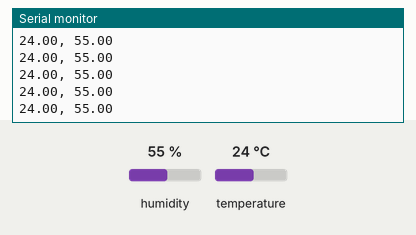
A sketch run on a simulated Arduino Uno, built with avr-gcc and run on an emulated ATmega328P. Parts: the last lines printed to the serial monitor. Inputs (shaded band) come from the test bench; at power-on: humidity 55 %, temperature 24 °C.

Above: at 1.2 s.
1.3 s: humidity set to 22 %
At 1.66 s:
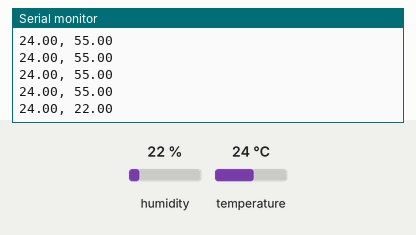
2.8 s: temperature set to 12 °C
At 2.87 s:
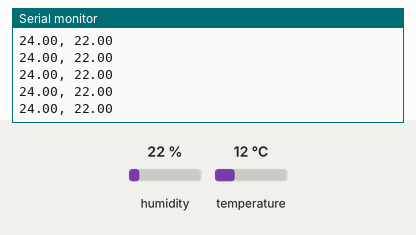
4.3 s: humidity set to 40 %
At 4.32 s:
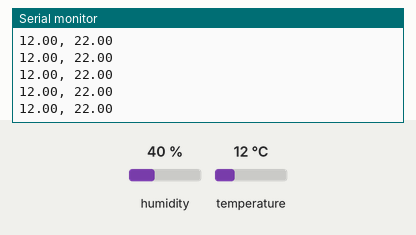
Timing chart, 0 to 7.3 s (numbered marks = the images above; inputs shaded):
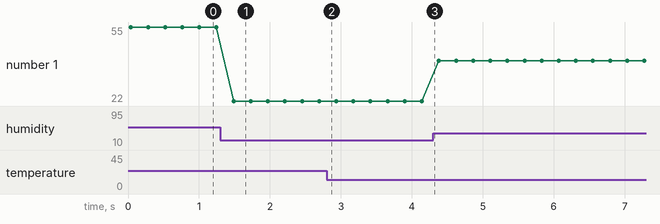

Measured:
- after the input at 1.3 s, the serial monitor: prints a new line after 0.19 s (image 1)
- plotted number 1: 55 → 22 after the input at 1.3 s, 22 → 40 after the input at 4.3 s

The sketch:

SHT10.ino
```cpp
#include <SHT1x-ESP.h>

//per micro a 5V
SHT1x sht1x(10, 11);
//per micor a 3V3
//SHT1x sht1x(10, 11, SHT1x::Voltage::DC_3_3v);

void setup() {
  Serial.begin(115200);
  while (!Serial) delay(1);
  Serial.println("SHT10");
}

void loop() {
  float t, h;
  t = sht1x.readTemperatureC();
  h = sht1x.readHumidity();

  /*
  Serial.print("t: ");
  Serial.print(t);
  Serial.print("\th: ");
  Serial.println(h);
  delay(1000);
  */
  Serial.print(t);
  Serial.print(", ");
  Serial.println(h);
  delay(200);
}
```
